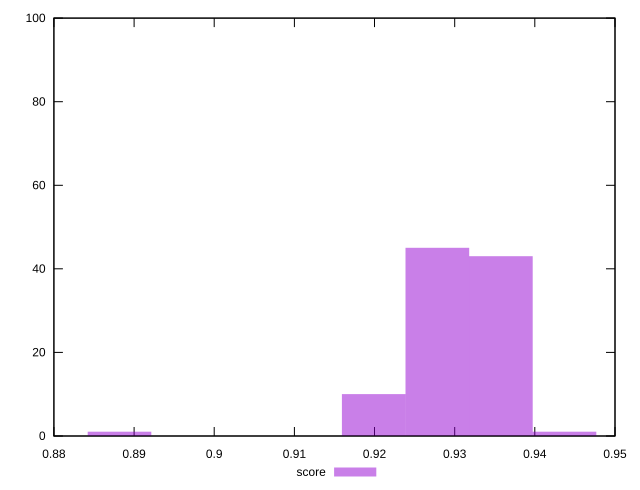

Write gnuplot code to recreate this figure.
reset

$score <<EOF
0.943688781795452 1
0.8881776769839548 1
0.9278284661350242 45
0.9357586239652381 43
0.9198983083048103 10
EOF

set key outside below
set boxwidth 0.007930157830213882
set xrange [0.887794084686461:0.9433849507342112]
set yrange [0:100]
set trange [0:100]
set style fill transparent solid 0.5 noborder
set terminal svg size 640, 490 enhanced background rgb 'white'
set output "report_00007_2020-12-11T15:55:29.892Z/mainthread-work-breakdown/samples/pages+cached/score/histogram.svg"

plot $score title "score" with boxes

reset
